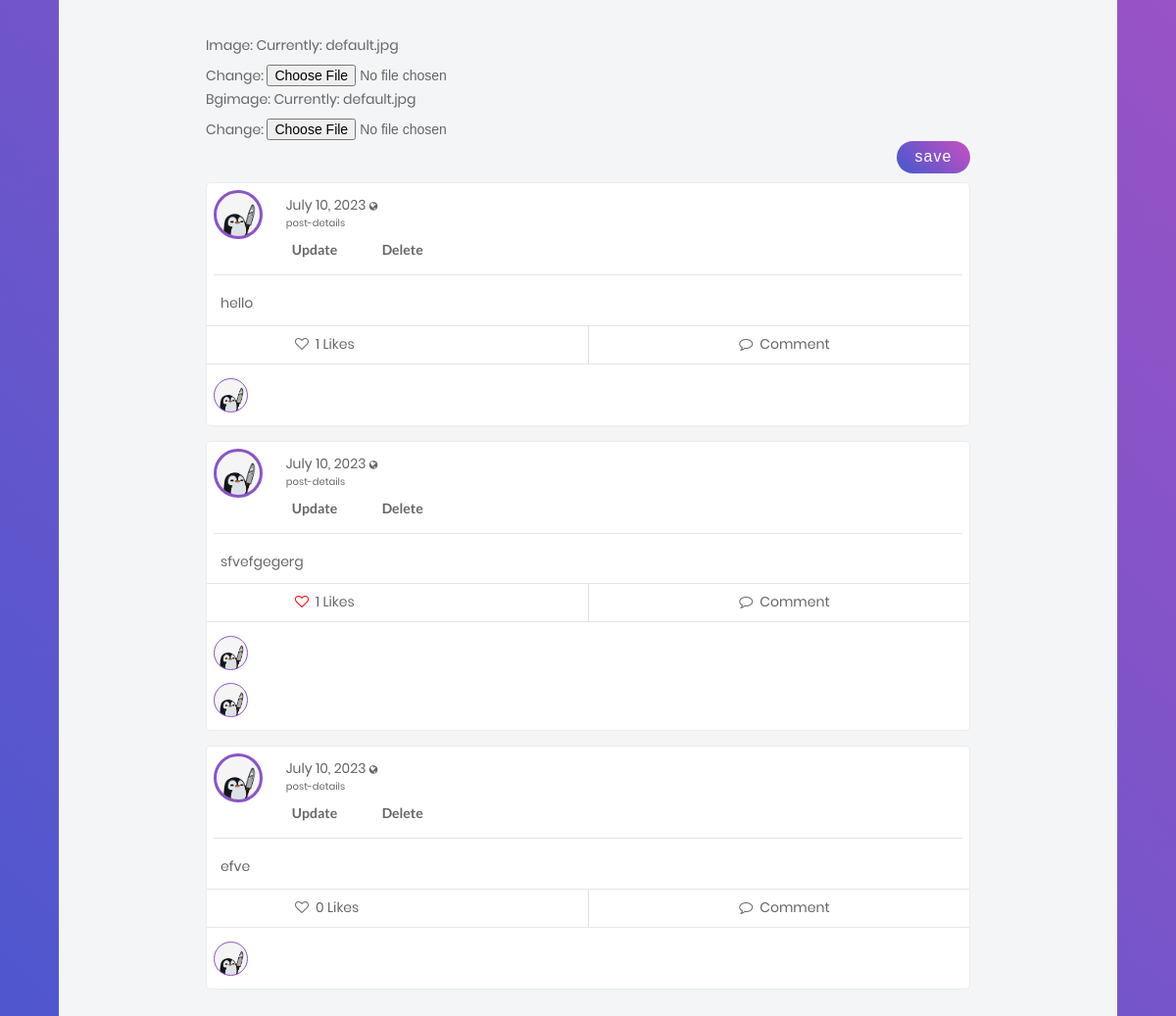
The page /blog/profile/ (signed in, lower part) on the database as committed earlier.
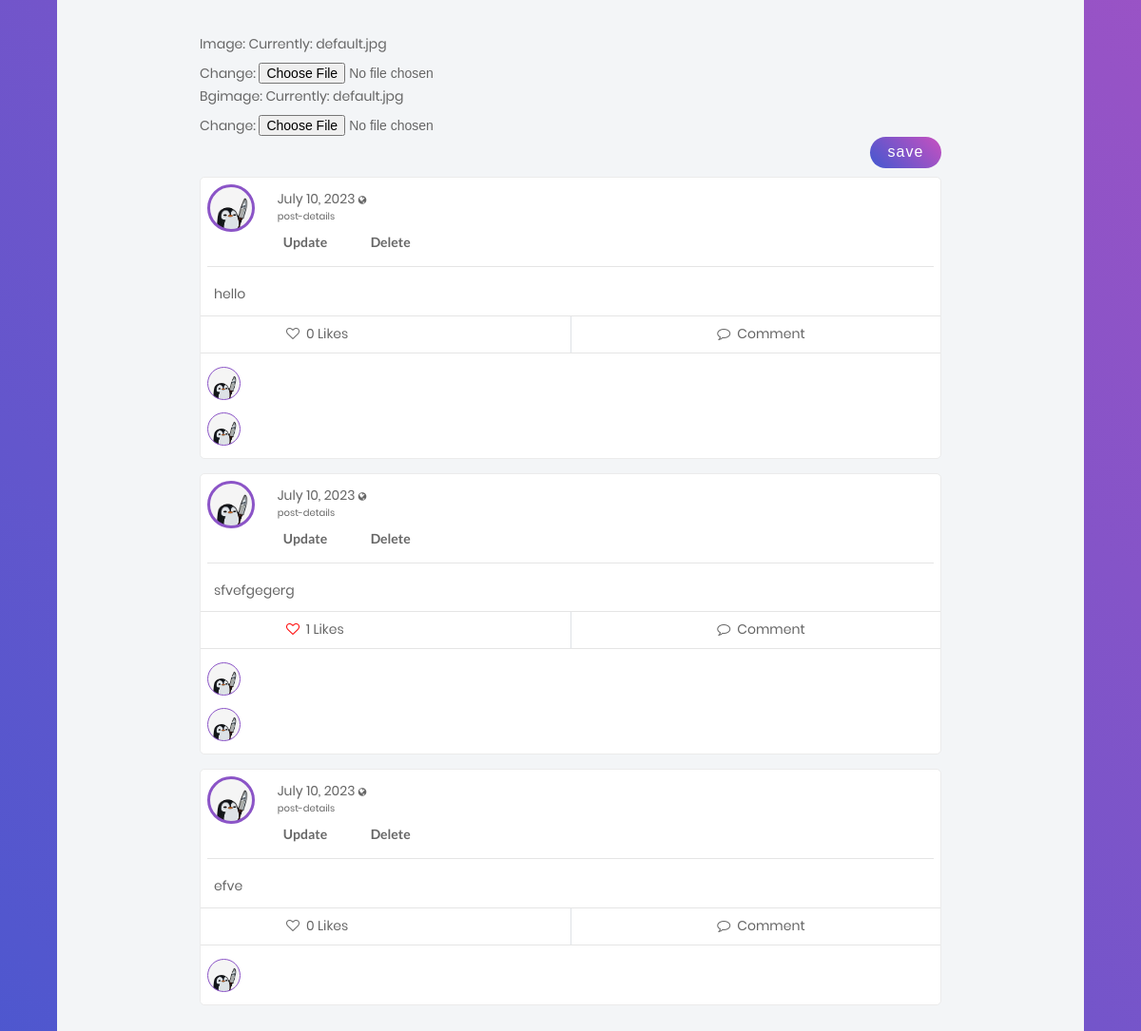
The same page on the database as committed later.
### blog/models.py (models this page shows, shortened)
class Post(models.Model):
    content = models.TextField()
    date_posted = models.DateTimeField(default = timezone.now)
    author = models.ForeignKey(User,on_delete=models.CASCADE)
    post_image = models.ImageField(null=True, blank=True, upload_to="images/")
    liked = models.ManyToManyField(Profile, blank=True, related_name='likes')
    updated = models.DateTimeField( auto_now=True)
    created = models.DateTimeField( auto_now_add=True)
    author = models.ForeignKey(Profile, on_delete=models.CASCADE, related_name='posts')
    def num_likes(self):
        return self.liked.all().count()
    class Meta:
        ordering = ('-created',)

class Comment(models.Model):
    user = models.ForeignKey(Profile, on_delete=models.CASCADE)
    post = models.ForeignKey(Post, on_delete=models.CASCADE)
    body = models.TextField(max_length=300)
    liked = models.ManyToManyField(Post, blank=True, related_name='likes')
    updated = models.DateTimeField(auto_now=True)
    created = models.DateTimeField(auto_now_add=True)

### users/models.py (models this page shows, shortened)
class Profile(models.Model):
    user = models.OneToOneField(User, on_delete=models.CASCADE)
    image = models.ImageField(default='default.jpg', upload_to='profile_pics')
    bgimage = models.ImageField(default='default.jpg', upload_to='bg_pics')
    friends = models.ManyToManyField(User, blank=True, related_name='friends')
    slug = models.SlugField(unique=True,default=uuid.uuid1)
    forget_password_token= models.CharField(max_length=100)
    updated = models.DateTimeField( auto_now=True)
    created = models.DateTimeField( auto_now_add=True)
    objects = ProfileManager()
    def get_friends(self):
        return self.friends.all()
    def get_friends_no(self):
        return self.friends.all().count()
    def get_posts_no(self):
        return self.posts.all().count()
    def get_all_authors_posts(self):
        return self.posts.all()

### blog/views.py (the view, shortened to what this page needs)
# urls.py: path('profile/',views.profile,name="profile"),
@login_required
def profile(request):
    profile = Profile.objects.get(user = request.user)
    form = ProfileModelForm(request.POST or None, request.FILES or None, instance=profile)
    confirm = False
    p_form = PostModelForm()
    c_form = CommentModelForm( )
    post_added=False
    if request.method == 'POST':
        if form.is_valid():
            form.save()
            confirm = True
    context ={
        'posts':profile.get_all_authors_posts() ,
        'user': request.user,
        'im': Profile.objects.filter(user= request.user),
        'profile':profile,
        'friends': profile.get_friends(),
        'p_form':p_form,
        'c_form':c_form,
        'post_added':post_added,
        'pos': profile.get_posts_no,
        'profile':profile,
        'form':form,
        'confirm':confirm,
        'friends': profile.get_friends(),
        'p_form':p_form,
        'c_form':c_form,
        'post_added':post_added,
    }
    return render(request, 'blog/profile.html',context)

### blog/forms.py
class PostModelForm(forms.ModelForm):
    def __init__(self, *args: Any, **kwargs: Any) -> None:
        super().__init__(*args, **kwargs)
        self.helper = FormHelper()
        self.helper.form_show_labels = False
        self.fields["content"].help_text = None
        self.fields['content'].label = ""
        self.fields["content"].widget.attrs.update({
            "class":"w-full p-3 fs-16",
            "style":"height: 75px;resize: none;color: #666666;    border-radius: 5px;",
            "type":"text",
            "name":"cont",
            "id":"cont",
            "placeholder":"What about today?",
        })
        self.fields["post_image"].help_text = None
        self.fields['post_image'].label = ""
        self.fields["post_image"].widget.attrs.update({
            "type":"submit",
            "class":"float-r p-2 fs-16 post",
            "text":"",
        })
    class Meta:
        model = Post
        fields=('content','post_image')

### blog/templates/blog/profile.html (shortened to what this page needs)
{% extends "blog/base.html" %}
{% load static %}
{% block content %}
            <div class="container mt-5" style="width: 75%">
                <div class="row">
                    <div class="col ">
                        <br><br>
                        <form action="" method="POST" enctype="multipart/form-data">
                          {{form.as_p}}
                          <button
                type="submit"
                class="float-r p-2 fs-16 post"
              >
                save
              </button>
              <br>
                        </form>
                        <br>
                    </div>
                </div>
                {% include 'blog/user-post-list.html' %}
{% endblock content%}

### blog/templates/blog/user-post-list.html (shortened to what the changed rows need)
{% for post in posts %}
          <div class="main-block post-with-photo" id="post-list">
            <div class="Post-Box">
              <div class="header row">
                <div class="col-1" style="padding-right: 10%;">
                  <div class="pt-2 pl-2 d-inline-block">
                    <div
                      class="Profile-Picture"
                      style="background: url('{{ post.author.image.url }}') "
                    ></div>
                  </div>
                </div>
                <div class="col-8 p-l-0">
                  <div class="UserName d-inline-block mt-3">
                    <p class="lh-1-2">
                     {{ post.date_posted|date:"F d, Y" }}
                      <i
                        class="fa fa-globe fs-10"
                        data-toggle="tooltip"
                        data-placement="top"
                        title="Public"
                      ></i>
                      <br />
                      <a href=" {%url 'post-detail' post.id%} " class="fs-10"
                        >post-details</a
                      >
                    </p>
                  </div>
                  <div class="row">
                    {% if request.user == post.author.user %}
                    <a href="{% url 'post-update' post.pk %}"
                      ><button class="ui button bwhite-lg">Update</button></a
                    >
                    <a href="{% url 'post-delete' post.pk %}"
                      ><button class="ui button bwhite-lg">Delete</button></a
                    >
                    {% endif %}
                  </div>
                </div>
              </div>
              <hr class="m-2" />
              <div class="body row">
                <div class="details col">
                  <p class="px-3" style="padding: 10px">{{ post.content }}</p>
                </div>
              </div>
              <hr class="mt-0 mb-0" />
              <div class="footer">
                <div class="row action-btn">
                  <div class="col">
                    <form method="POST" action="{% url 'like-post-view' %}">
                      {% if profile not in post.liked.all %}
                      <button
                        style="
                          background-color: transparent;
                          border: none;
                          box-shadow: none;
                        "
                        type="submit"
                      >
                        <p class="py-2 footer-btn" style="padding-left: 90px">
                          <i class="fa fa-heart-o" aria-hidden="true"></i>
                          <span class="px-1"> {{ post.num_likes }} Likes</span>
                        </p>
                      </button>
                      {% else %}
                      <button
                        style="
                          background-color: transparent;
                          border: none;
                          box-shadow: none;
                        "
                        type="submit"
                      >
                        <p class="py-2 footer-btn" style="padding-left: 90px">
                          <i
                            class="fa fa-heart-o"
                            aria-hidden="true"
                            style="color: red"
                          ></i>
                          <span class="px-1"> {{ post.num_likes }} Likes</span>
                        </p>
                      </button>
                      {% endif %}
                    </form>
                  </div>
                  <div class="col border-left">
                    <p class="py-2 footer-btn text-center">
                      <a href=""
                        ><i class="fa fa-comment-o" aria-hidden="true"></i>
                        <span class="px-1"> Comment</span></a
                      >
                    </p>
                  </div>
                </div>
                <hr class="mt-0 mb-2" />
                <div class="row comment-list">
                  {% for c in post.comment_set.all %}
                  <div class="add-comment col-12 pt-0">
                    <div class="row">
                      <div class="col-1" style="padding-right: 7%;">
                        <div class="pt-2 pl-2 d-inline-block">
                          <div
                            class="Profile-Picture-Comment"
                            style="background: url('{{ c.user.image.url }}'); "
                          ></div>
                        </div>
                      </div>
                    </div>
                  </div>
                  {% endfor %}
                  <div class="add-comment col-12 pb-2">
                    <div class="row">
                      <div class="col-1" style="padding-right: 7%;">
                        <div class="pt-2 pl-2 d-inline-block">
                          <div
                            class="Profile-Picture-Comment"
                            style="background: url('{{ user.profile.image.url }}'); "
                          ></div>
                        </div>
                      </div>
                    </div>
                  </div>
                </div>
                </div>
              </div>
            </div>
            {% endfor %}

Rows that differ between the two databases and show on the page:
changed Post "hello": num_likes "1" → "0"
added Comment: user.image (placeholder picture), shown under Post "hello"
